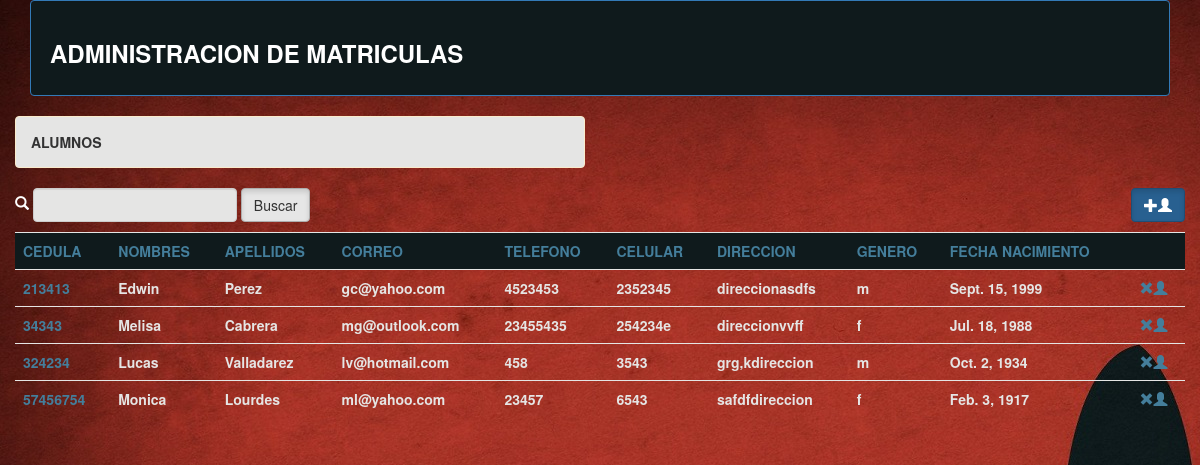
Before: /administrar/alumnos with the older database file.
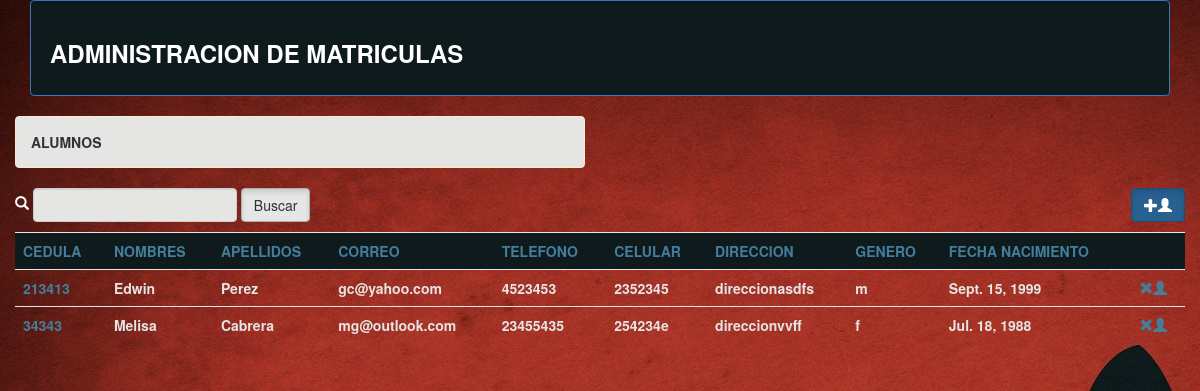
After: the same page with the newer database file.
### gestion/models.py (models this page shows, shortened)
class Alumno(models.Model):
	lGenero=(
		('f','femenino'),
		('m','masculino'),
	)
	eliminado=models.BooleanField(default=False)
	nombres=models.CharField(max_length=30)
	apellidos=models.CharField(max_length=30)
	cedula=models.CharField(max_length=10, unique=True)
	correo=models.EmailField(max_length=30, blank=True, null=True)
	telefono=models.CharField(max_length=15, blank=True, null=True)
	celular=models.CharField(max_length=15, blank=True, null=True)
	direccion=models.TextField(max_length=100, default="direccion")
	sexo=models.CharField(max_length=10,choices=lGenero)
	fechaNacimiento=models.DateField(blank=True, null=True)

### gestion/views.py (the view)
def alumnos(request):
	obA=Alumno.objects.all()
	if request.GET.get('o'):
		obA=Alumno.objects.order_by(request.GET['o'])
	context={
		'alumnos':obA,
		't':'Alumnos',
	}
	return render(request,'alumnos.html',context)

### templates/alumnos.html
{% extends 'master.html'%}
	{% block contenido%}
	<div class='container-fluid'>
		<div class="row">
			<div class="col-xs-6">
				<div class="alert alert-warning"><strong>{{t | upper}}</strong></div>
			</div>
		</div>
		<div class="row">
			<div class="col-xs-6 col-md-4">
				<form ng-submit="buscar()" class="form-inline">
					<span class="glyphicon glyphicon-search" aria-hidden="true"></span>
		          	<input type="text" name="nombres" ng-model="nombreEntrada" class="form-control">
		          	<input type="submit" value="Buscar" class="btn btn-default active">
		        </form>
			</div>
			<div class="col-xs-6 col-md-4">
			</div>
			<div class="col-xs-6 col-md-4">
				<p class="text-right"><a href="crearAlumno" class="btn btn-primary active"><span class="glyphicon glyphicon-plus" aria-hidden="true"></span><span class="glyphicon glyphicon-user" aria-hidden="true"></span></a></p>
			</div>
			<div class="col-xs-12">
				<table class="table">
					<tr  class="info">
						<td><a href="alumnos?o=cedula">CEDULA</a></td>
						<td><a href="alumnos?o=nombres">NOMBRES</a></td>
						<td><a href="alumnos?o=apellidos">APELLIDOS</a></td>
						<td><a href="alumnos?o=correo">CORREO</a></td>
						<td><a href="alumnos?o=telefono">TELEFONO</a></td>
						<td><a href="alumnos?o=celular">CELULAR</a></td>
						<td><a href="alumnos?o=direccion">DIRECCION</a></td>
						<td><a href="alumnos?o=sexo">GENERO</a></td>
						<td><a href="alumnos?o=fechaNacimiento">FECHA NACIMIENTO</a></td>
						<td></td>
					</tr>
				{% for d in alumnos%}
					<tr>
						<td><a href="modificarAlumno?ced={{d.cedula}}" >{{d.cedula}}</a></td>
						<td>{{d.nombres}}</td>
						<td>{{d.apellidos}}</td>
						<td>{{d.correo}}</td>
						<td>{{d.telefono}}</td>
						<td>{{d.celular}}</td>
						<td>{{d.direccion}}</td>
						<td>{{d.sexo}}</td>
						<td>{{d.fechaNacimiento}}</td>
						<td><a href="eliminarAlumno?ced={{d.cedula}}" onclick="if(!confirm('¿Esta seguro de eliminar el alumno?'))return false"><span class="glyphicon glyphicon-remove" aria-hidden="true"></span><span class="glyphicon glyphicon-user" aria-hidden="true"></span></a></td>
					</tr>
				{% endfor%}
				</table>
			</div>
		</div>
	</div>
	{% endblock contenido%}

Changed rows visible on the page:
removed Alumno: cedula "324234", nombres "Lucas", apellidos "Valladarez", correo "lv@hotmail.com", telefono "458", celular "3543", direccion "grg,kdireccion", sexo "m", fechaNacimiento "Oct. 2, 1934"
removed Alumno: cedula "57456754", nombres "Monica", apellidos "Lourdes", correo "ml@yahoo.com", telefono "23457", celular "6543", direccion "safdfdireccion", sexo "f", fechaNacimiento "Feb. 3, 1917"
